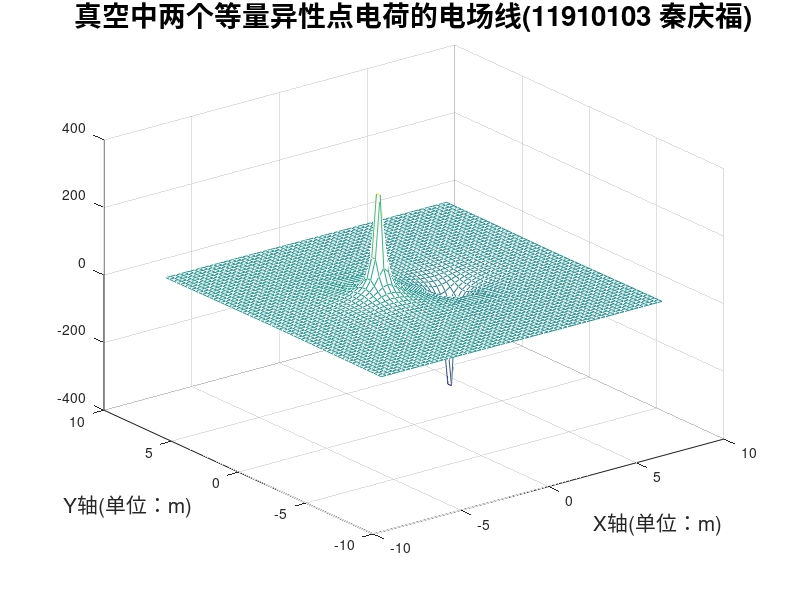
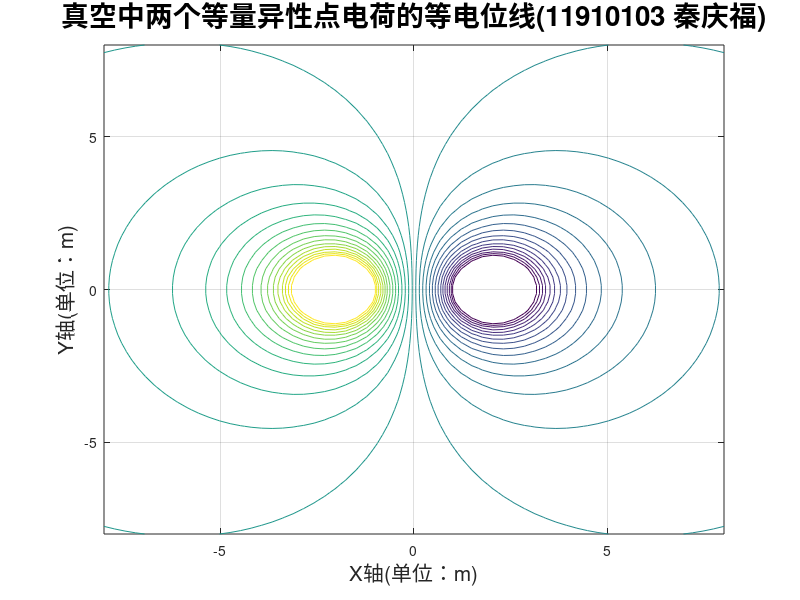
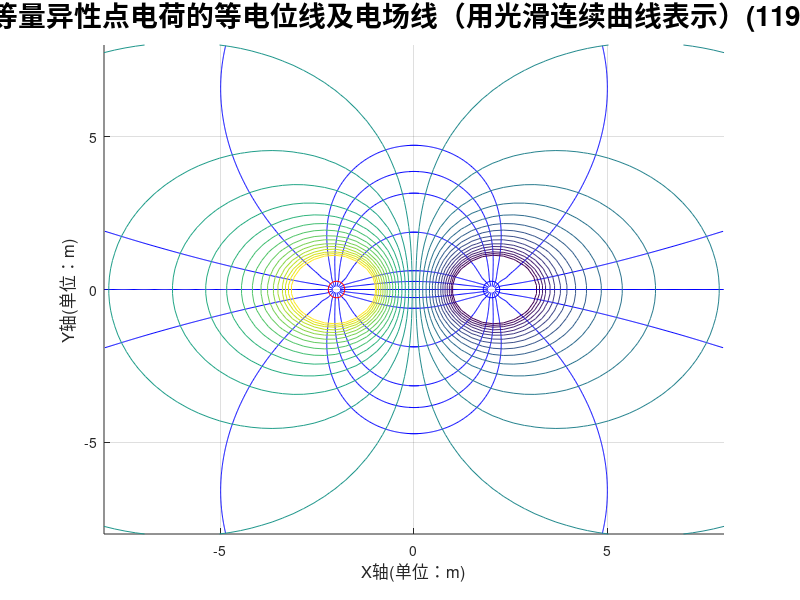
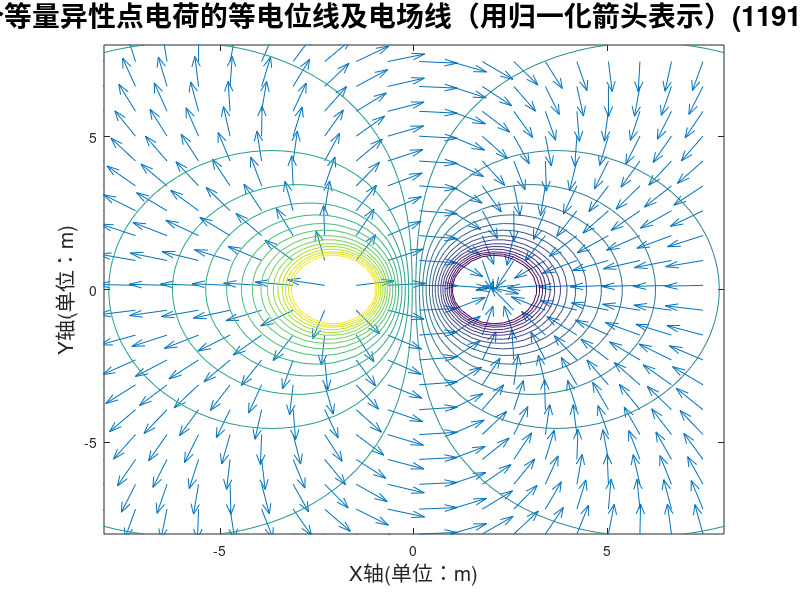

Write the MATLAB code that produced these figures, in order.
% 初始化
clear;                                                      % 清空内存中所有变量
clc;                                                        % 清空命令窗口中的内容
k=9e9;                                                      % 设置静电力衡量
Q1=5e-9;                                                    % 设置点电荷q1的电量
Q2=-5e-9;                                                   % 设置点电荷q2的电量，大小与q1相同，但带异种电荷
% 绘制场域内各点电位分布
xm=8;                                                    % 设置场域中x方向的范围
ym=8;                                                    % 设置场域中y方向的范围
x=linspace(-xm,xm,60);                                      % 将x轴等分成60等份
y=linspace(-ym,ym,60);                                      % 将y轴等分成60等份
[X,Y]=meshgrid(x,y);                                        % 形成场域中各点的坐标
R1=sqrt((X+2).^2+Y.^2);                                  % 计算场域中各点到点电荷q1的距离（到点p1（-2，0）的距离）
R2=sqrt((X-2).^2+Y.^2);                                  % 计算场域中各点到点电荷q2的距离（到点p2（2，0）的距离）
V1=k*Q1./R1;                                                % 计算场域中各点因点电荷q1产生的电位
V2=k*Q2./R2;                                                % 计算场域中各点因点电荷q2产生的电位
V=V1+V2;                                                    % 将由q1和q2产生的电位叠加
figure();                                                  % 在图像窗口1绘图
mesh(X,Y,V);                                                % 绘制出电位的分布图
hold on;                                                    % 保持图形                                                 
title('真空中两个等量异性点电荷的电场线(11910103 秦庆福)','fontsize',20);      % 绘制出图形标题
xlabel('X轴(单位：m)','fontsize',15);                       % 绘制出X轴标注
ylabel('Y轴(单位：m)','fontsize',15);                       % 绘制出Y轴标注
hold off;                                                   % 取消保持
% 绘制场域内等电位线分布
Vmin=-30;                                                   % 设置等位线族的最小电位值
Vmax=30;                                                  % 设置等位线族的最大电位值
Veq=linspace(Vmin,Vmax,30);                                 % 设定30条等位线的电位值
figure(2);                                                  % 在图像2窗口绘图
contour(X,Y,V,Veq);                                         % 绘制20条等势线
contour(X,Y,V,Veq);                                         % 绘制20条等势线
grid on;                                                    % 形成网格
hold on;                                                    % 保持图形
title('真空中两个等量异性点电荷的等电位线(11910103 秦庆福)','fontsize',20);    % 绘制出图形标题
xlabel('X轴(单位：m)','fontsize',15);                       % 绘制出X轴标注
ylabel('Y轴(单位：m)','fontsize',15);                       % 绘制出Y轴标注
hold off;                                                   % 取消保持
% 绘制场域内的等电位线及电场线（用光滑连续曲线表示）的分布
[Ex,Ey]=gradient(-V);                             % 计算场域各点的电力强度的两个分量
del_theta=20;                                               % 设置相邻电力线间的角度差
theta=(0:del_theta:360).*pi/180;                            % 生成电力线的弧度值
xs1=0.1*cos(theta)-2;                                  % 从q1生成电力线的x轴坐标
xs2=0.1*cos(theta)+2;                                  % 从q2生成电力线的x轴坐标
ys=0.1*sin(theta);                                        % q1,q2生成电力线的y轴坐标
figure(3);                                                  % 在图像窗口3绘图
streamline(X(:,1:1:31),Y(:,1:1:31),Ex(:,1:1:31),Ey(:,1:1:31),xs1,ys);                               % 生成q1产生的电力线
streamline(X(:,30:1:60),Y(:,30:1:60),-Ex(:,30:1:60),-Ey(:,30:1:60),xs2,ys);                               % 生成q2产生的电力线
grid on;                                                    % 形成网格
hold on;                                                    % 保持图形
contour(X,Y,V,Veq);                                         % 绘制等势线
plot(-2,0,'ro','MarkerSize',12);                         % 在p1画出点电荷
plot(2,0,'bo','MarkerSize',12);                          % 在p2画出点电荷
title('真空中两个等量异性点电荷的等电位线及电场线（用光滑连续曲线表示）(11910103 秦庆福)','fontsize',20);    % 绘制出图形标题
xlabel('X轴(单位：m)','fontsize',12);                       % 绘制出X轴标注
ylabel('Y轴(单位：m)','fontsize',12);                       % 绘制出注
hold off;                                                   % 取消保持
% 绘制场域内的等电位线及电场线（用归一化箭头表示）的分布

E=sqrt(Ex.^2+Ey.^2);                                         % 计算各点的电场强度的幅值
Exs=Ex./E;
Eys=Ey./E;                                                   % 归一化电场强度
Xs=X(:,1:3:60);                                             
Xs=Xs(1:3:60,:);                                            % 分别缩减三分之一箭头横坐标点至20*20
Ys=Y(:,1:3:60); 
Ys=Ys(1:3:60,:);                                                % 分别缩减箭头纵坐标点至20*20
Exs=Exs(:,1:3:60);
Exs=Exs(1:3:60,:);                                          % 分别缩减对应坐标的电场强度的X分量的数量
Eys=Eys(:,1:3:60);
Eys=Eys(1:3:60,:);                                          % 分别缩减对应坐标的电场强度的Y分量的数量
figure(4);                                                  % 在图像窗口4绘图
quiver(Xs,Ys,Exs,Eys);                                      % 用归一化箭头表示场域各点电场强度的方向
hold on;                                                    % 保持图形
contour(X,Y,V,Veq);                                         % 绘制等势线
title('真空中两个等量异性点电荷的等电位线及电场线（用归一化箭头表示）(11910103 秦庆福)','fontsize',20);    % 绘制出图形标题
xlabel('X轴(单位：m)','fontsize',15);                       % 绘制出X轴标注
ylabel('Y轴(单位：m)','fontsize',15);                       % 绘制出Y轴标注
hold off;                                                   % 取消保持
